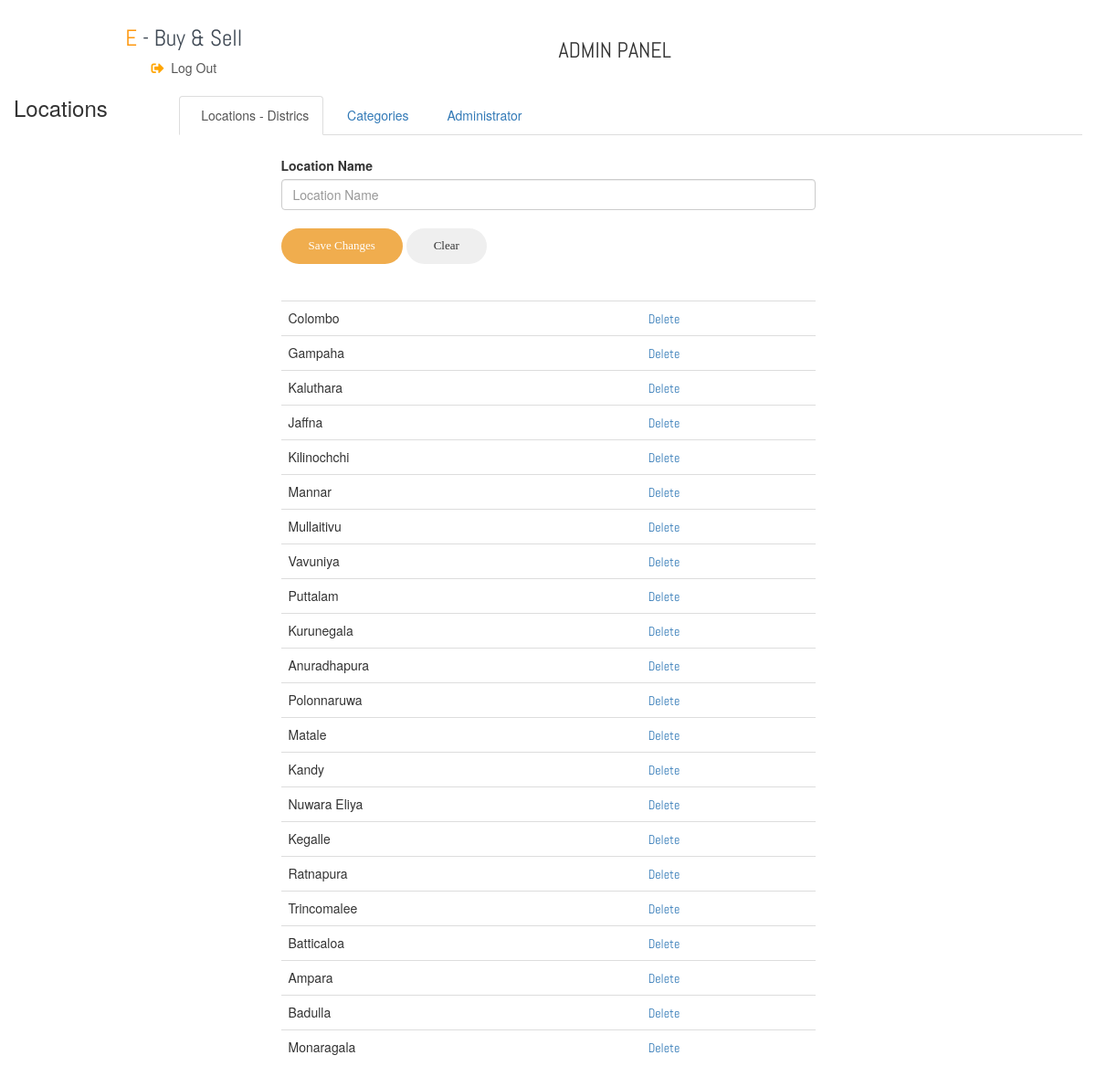
/admin.php (signed in), run on the app's committed database.
### tables this page shows
CREATE TABLE `location` (
  `distric` varchar(25) DEFAULT NULL
);

### admin.php (the view, shortened to what this page needs)
<?php
    require_once('db.php');
?>
<!DOCTYPE html>
<html lang="en">
    <head>
        <link rel="stylesheet" href="./css/all.css">
        <link rel="stylesheet" href="./css/all.min.css">
        <link rel="stylesheet" href="./css/brands.css">
        <link rel="stylesheet" href="./css/brands.min.css">
        <link rel="stylesheet" href="./css/fontawesome.css">
        <link rel="stylesheet" href="./css/fontawesome.min.css">
        <link rel="stylesheet" href="./css/fonts.css">
        <link rel="stylesheet" href="./css/regular.css">
        <link rel="stylesheet" href="./css/regular.min.css">
        <link rel="stylesheet" href="./css/solid.css">
        <link rel="stylesheet" href="./css/solid.min.css">
        <link rel="stylesheet" href="./css/svg-with-js.css">
        <link rel="stylesheet" href="./css/svg-with-js.min.css">
        <link rel="stylesheet" href="./css/v4-shims.css">
        <link rel="stylesheet" href="./css/v4-shims.min.css">
	    <link rel="stylesheet" href="./css/owl.carousel.min.css">
	    <link rel="stylesheet" href="./css/owl.theme.default.min.css">
	    <link rel="stylesheet" href="./css/aos/aos.css">
        <link rel="stylesheet" href="./css/custom/other.css">
        <link rel="stylesheet" href="./bootstrap-3.3.7-dist/css/bootstrap.css" />
        <link rel="stylesheet" href="./bootstrap-3.3.7-dist/css/bootstrap.min.css   " />
    </head>
    <body>
        <div class="sticky-top nav-bar">
            <div class="nav-logo">
                <div class="nav-brand">
                    <a href="#" class="text-gray"><span>E</span> - Buy & Sell</a>
                </div>
           </div>
           <div class="nav" style="text-align: center; padding: 0px; margin: 0px;">
               <h3><span>ADMIN PANEL</span></h3>
           </div>
           <div class="nav-logo">
                <a href="adminlogout.php" style="color:#555; text-decoration:none;"><i class="fas fa-sign-out-alt" style="color:orange;"></i>&nbsp;&nbsp;Log Out</a>
            </div>
        </div>
        <div class="body_panel">
            <div class="edit-profile">
                <ul class="nav nav-tabs">
                    <li class="active"><a data-toggle="tab" href="#locat"><span></span>&nbsp; Locations - Districs</a></li>
                    <li><a data-toggle="tab" href="#catg"></span>&nbsp; Categories</a></li>
                    <li><a data-toggle="tab" href="#admins"></span>&nbsp; Administrator</a></li>
                  </ul>
                  <div class="tab-content tabs">
                    <div id="locat" class="tab-pane fade in active">
                      <h3>Locations</h3>
                      <div class="category">
                          <form action="admininsert.php" method="post">
                                <label for="">Location Name</label>
                                <br>
                                <input type="text" name="namelocation" id="namelocation" class="form-control" placeholder="Location Name" required>
                                <br>
                                <button type="submit" class="btn btn-warning btn_index" id="addlocations" name="addlocations">Save Changes</button>
                                <button type="reset" class="btn">Clear</button>
                          </form>
                          <table class="table">
                            <?php
                                $selectloc = "SELECT * FROM location";
                                $selectlocation = mysqli_query($conn, $selectloc);
                                while( $row = mysqli_fetch_assoc($selectlocation) ){
                                    echo "<tr>
                                    <td>{$row['distric']}</td>
                                    <td><a href='locatedel.php?id={$row['distric']}'><span>Delete</span></a></td>
                                    </tr>\n";
                                  }
                            ?>
                          </table>
                      </div>
                    </div>
                  </div>
            </div>
        </div>
    </body>
</html>

### css/all.css (style rules this page uses)
.fa, .fas, .far, .fal, .fad, .fab { -moz-osx-font-smoothing: grayscale; -webkit-font-smoothing: antialiased; display: inline-block; font-style: normal; font-variant: normal; text-rendering: auto; line-height: 1; }
.fa-sign-out-alt:before { content: "\f2f5"; }
.fa, .fas { font-family: 'Font Awesome 5 Free'; font-weight: 900; }

### css/solid.css (style rules this page uses)
.fa, .fas { font-family: 'Font Awesome 5 Free'; font-weight: 900; }

### css/custom/other.css (style rules this page uses)
html,body { margin: 0%; box-sizing: border-box; overflow-x: hidden; padding-left: .5rem; padding-right: .5rem; }
:root { --text-gray:#3f4954; --text-light:#686666da; --bg-color:#0f0f0f; --white:#ffffff; --midnight:#104f55; --sky:linear-gradient(120deg,#a1c4fd 0%,#c2e9fb 100%); --Abel:'Abel',cursive; --Anton:'Anton',cursive; --Josefin:'Josefin',cursive; --Lexend:'Lexend',cursive; --Livvic:'Livvic',cursive; }
a { text-decoration: none; color:var(--text-gray); }
ul { list-style-type: none; }
h3 { font-family: var(--Abel); font-size: 1.3rem; }
button.btn { border: none; border-radius: 2rem; padding: 1rem 3rem; font-size: 1rem; font-family: var(--Livvic); cursor: pointer; }
span { font-family: var(--Abel); }
.text-gray { color: var(--text-gray); }
.nav-logo { width: 15%; float: left; text-align: center; padding-left: .5rem; }
.nav { width: 84.5%; float: right; }
.nav-bar { margin-top: 2rem; margin-left: 10%; margin-right: 10%; }
.nav-bar .nav-logo .nav-brand span { color: #FE980F; }
.nav-bar .nav-logo .nav-brand a { font-size: .6rem; text-align: center; padding: .4rem 0; display: block; font-family: var(--Abel); font-size: 2.5rem; text-decoration: none; }

### admin.php (style rules this page uses)
.body_panel { width: 100%; padding: 5px; margin-top: 8rem; }
.body_panel button { font-size: 1.3rem; }
.body_panel input { width: 100%; }
.body_panel .category { width: 50%; margin-left: 25%; margin-right: 25%; margin-top: 4rem; }
.body_panel .category table { margin-top: 4rem; }

### data on the page
location: distric "Colombo"
location: distric "Gampaha"
location: distric "Kaluthara"
location: distric "Jaffna"
location: distric "Kilinochchi"
location: distric "Mannar"
location: distric "Mullaitivu"
location: distric "Vavuniya"
location: distric "Puttalam"
location: distric "Kurunegala"
location: distric "Anuradhapura"
location: distric "Polonnaruwa"
location: distric "Matale"
location: distric "Kandy"
location: distric "Nuwara Eliya"
location: distric "Kegalle"
location: distric "Ratnapura"
location: distric "Trincomalee"
location: distric "Batticaloa"
location: distric "Ampara"
location: distric "Badulla"
location: distric "Monaragala"
